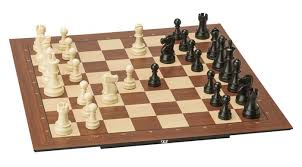
#> input picture opencvtest/download.jpg, 302 x 167 px, found by its file name
$ python test.py
#> lines starting #> are read from the running program, lines starting #| are printed output that depends on the picture
import numpy
import cv2 as cv
import os

#Load image
pngdir = os.path.dirname(os.path.abspath(__file__))
inppng = pngdir + "\\download.jpg"
img = cv.imread(inppng,1)
#> img is the input picture: shape (167, 302, 3); mean B, G, R 170, 184.9, 201.3
# [5 lines of commented-out code are left out]
kernel = numpy.ones((5,5),numpy.uint8)
img2 = cv.morphologyEx(img, cv.MORPH_OPEN, kernel)
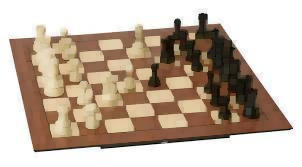
#> img2: shape (167, 302, 3); mean B, G, R 162.3, 177.6, 194
#img2 = cv.Canny(img,100,200)

#Show image
cv.imshow('trialpic',img2)
cv.waitKey(0)
cv.destroyAllWindows()

#Write image
outpng = pngdir + "\\outputpic.jpg"
cv.imwrite(outpng,img2)

#https://gke.mybinder.org/v2/gh/chubykin/AutoPatcher_IG/master

$ run again, with opencvtest/trialpic.jpg copied over opencvtest/download.jpg
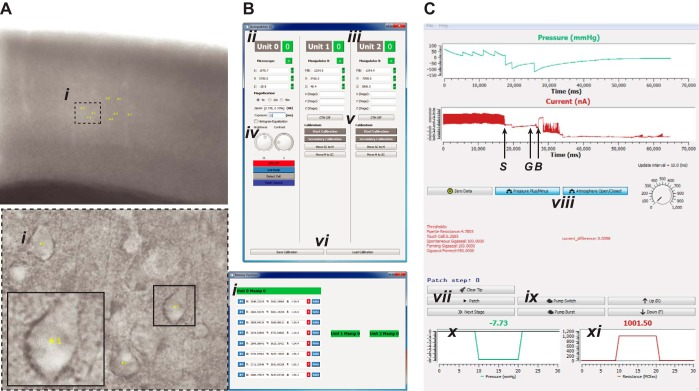
#> input picture opencvtest/trialpic.jpg, 699 x 391 px, found by its file name
#> img is the input picture: shape (391, 699, 3); mean B, G, R 204, 205.7, 209.1
#> `img2 = cv.morphologyEx(img, cv.MORPH_OPEN, kernel)`:
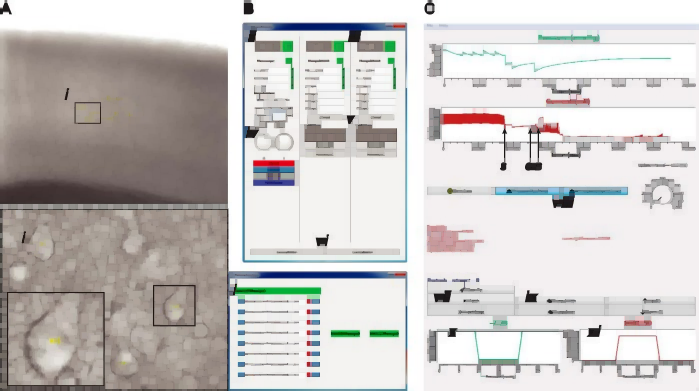
#> img2: shape (391, 699, 3); mean B, G, R 197.3, 199.2, 202.6
